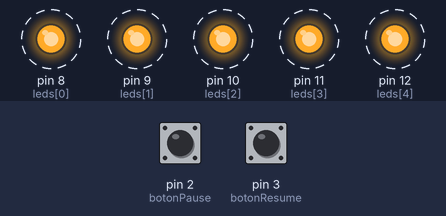
Bench run of a sketch on a simulated Arduino Uno, built with avr-gcc and run on an emulated ATmega328P. Shown: output pins drawn as LEDs (lit = HIGH). Dashed ring = blinking. The inputs (shaded band) are chosen by the test bench; at power-on: pin 2 (botonPause) HIGH, pin 3 (botonResume) HIGH.

Above: at 2.0 s.
2.1 s: pin 2 (botonPause) pulled LOW for 1 s
At 3.7 s:
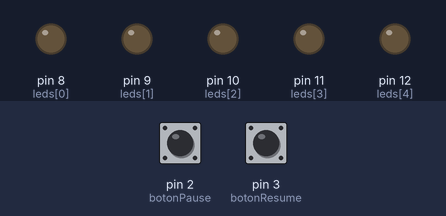
4.6 s: pin 3 (botonResume) pulled LOW for 0.15 s
At 5.4 s:
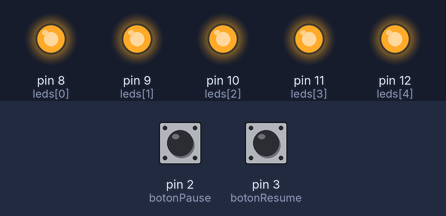
7.7 s: pin 2 (botonPause) pulled LOW for 3.2 s
At 7.7 s:
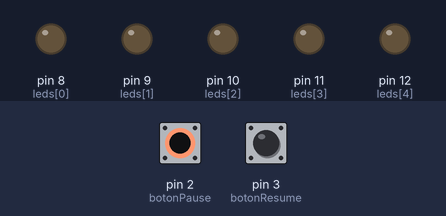
12.4 s: pin 3 (botonResume) pulled LOW for 1 s
At 26.83 s:
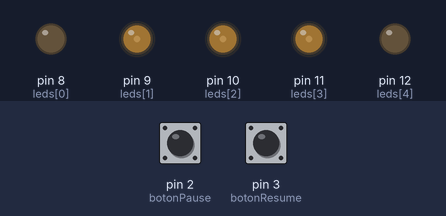
Timing chart, 0 to 27.5 s (numbered marks = the images above; inputs shaded):
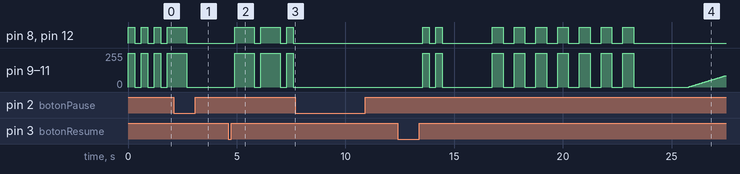

Measured:
- after the input at 2.1 s, pin 8 (leds[0]), pin 12 (leds[4]): goes on until 2.7 s, then stays LOW; pin 9 (leds[1]), pin 10 (leds[2]), pin 11 (leds[3]): goes on until 2.7 s, then stays 0/255
- after the input at 4.6 s, pin 8 (leds[0]), pin 12 (leds[4]): goes HIGH 0.90 s, LOW 0.30 s, HIGH 0.90 s, LOW 0.30 s, HIGH 0.30 s, then LOW, starting after 0.30 s; pin 9 (leds[1]), pin 10 (leds[2]), pin 11 (leds[3]): goes 255/255 0.90 s, 0/255 0.30 s, 255/255 0.90 s, 0/255 0.30 s, 255/255 0.30 s, then 0/255, starting after 0.30 s
- after the input at 7.7 s, pin 8 (leds[0]), pin 12 (leds[4]): stops changing and stays LOW; pin 9 (leds[1]), pin 10 (leds[2]), pin 11 (leds[3]): stops changing and stays 0/255
- after the input at 12.4 s, pin 8 (leds[0]): goes HIGH 0.30 s, LOW 0.30 s, HIGH 0.30 s, LOW 2.3 s, 6 × (HIGH 0.50 s, LOW 0.50 s), HIGH 0.50 s, then LOW, starting after 1.2 s; pin 9 (leds[1]): 0/255 → 255/255 after 1.2 s, → 0/255 0.30 s later, → 255/255 0.30 s later, → 0/255 0.30 s later, … (104 changes in this stretch)
- by itself, pin 8 (leds[0]), pin 12 (leds[4]): alternates HIGH for 0.30 s and LOW for 0.30 s
- by itself, pin 9 (leds[1]), pin 10 (leds[2]), pin 11 (leds[3]): alternates 255/255 for 0.30 s and 0/255 for 0.30 s

The sketch:

IRQ+MEMORIA.ino
```cpp
// LEDs
int leds[] = {8, 9, 10, 11, 12};

// Botones
int botonPause = 2;
int botonResume = 3;

// Control de secuencia
int estadoSecuencia = 0;    // 0 = SOS, 1 = Blink, 2 = Fade
int pasoInterno = 0;        // Guarda progreso interno
bool pausado = false;

// Tiempo entre secuencias (2 segundos)
int pausaEntreSecuencias = 2000;

void setup() {
  for (int i = 0; i < 5; i++) {
    pinMode(leds[i], OUTPUT);
  }

  pinMode(botonPause, INPUT_PULLUP);
  pinMode(botonResume, INPUT_PULLUP);
}

void loop() {

  // Pausa
  if (digitalRead(botonPause) == LOW) {
    pausado = true;
    esperarSoltar(botonPause);
  }

  // Reanudar
  if (digitalRead(botonResume) == LOW) {
    pausado = false;
    esperarSoltar(botonResume);
  }

  if (pausado) return;  // detiene TODO

  // Secuencia
  switch (estadoSecuencia) {

    case 0:  // SOS
      if (SOS()) {
        esperarPausaSecuencia();
        estadoSecuencia = 1;
        pasoInterno = 0;
      }
      break;

    case 1:  // BLINK 7 veces
      if (blink7()) {
        esperarPausaSecuencia();
        estadoSecuencia = 2;
        pasoInterno = 0;
      }
      break;

    case 2:  // Fade
      if (fade()) {
        esperarPausaSecuencia();
        estadoSecuencia = 0;
        pasoInterno = 0;
      }
      break;
  }
}

// Funciones

// SOS
bool SOS() {
  int dot = 300;
  int dash = 900;

  // Secuencia SOS total = 9 pasos
  int duraciones[] = {dot, dot, dot, dash, dash, dash, dot, dot, dot};

  if (pasoInterno >= 9) return true;

  encenderTodos();
  delayConPausa(duraciones[pasoInterno]);
  apagarTodos();
  delayConPausa(dot);

  pasoInterno++;
  return false;
}

// BLINK 7 veces
bool blink7() {
  if (pasoInterno >= 7) return true;

  encenderTodos();
  delayConPausa(500);
  apagarTodos();
  delayConPausa(500);

  pasoInterno++;
  return false;
}

// Fade
bool fade() {

  if (pasoInterno < 256) { // Subida
    int b = pasoInterno;
    setBrillo(b);
    pasoInterno++;
    delayConPausa(20);
    return false;

  } else if (pasoInterno < 512) { // Bajada
    int b = 511 - pasoInterno;
    setBrillo(b);
    pasoInterno++;
    delayConPausa(20);
    return false;

  } else {
    setBrillo(0);
    return true;
  }
}

// Funciones de apoyo

// Encender todos
void encenderTodos() {
  for (int i = 0; i < 5; i++)
    digitalWrite(leds[i], HIGH);
}

void apagarTodos() {
  for (int i = 0; i < 5; i++)
    digitalWrite(leds[i], LOW);
}

void setBrillo(int v) {
  for (int i = 0; i < 5; i++)
    analogWrite(leds[i], v);
}

// Delay que se interrumpe con pausa
void delayConPausa(int ms) {
  for (int t = 0; t < ms; t += 10) {
    if (pausado) return;
    delay(10);
  }
}

// Pausa entre secuencias (2 segundos)
void esperarPausaSecuencia() {
  delayConPausa(pausaEntreSecuencias);
}

// Esperar que suelte
void esperarSoltar(int boton) {
  while (digitalRead(boton) == LOW);
  delay(150);
}
```
